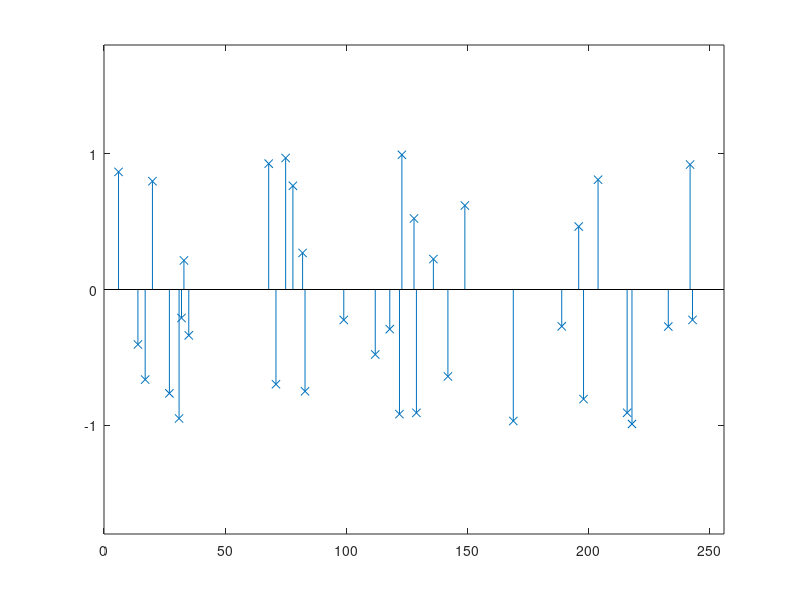
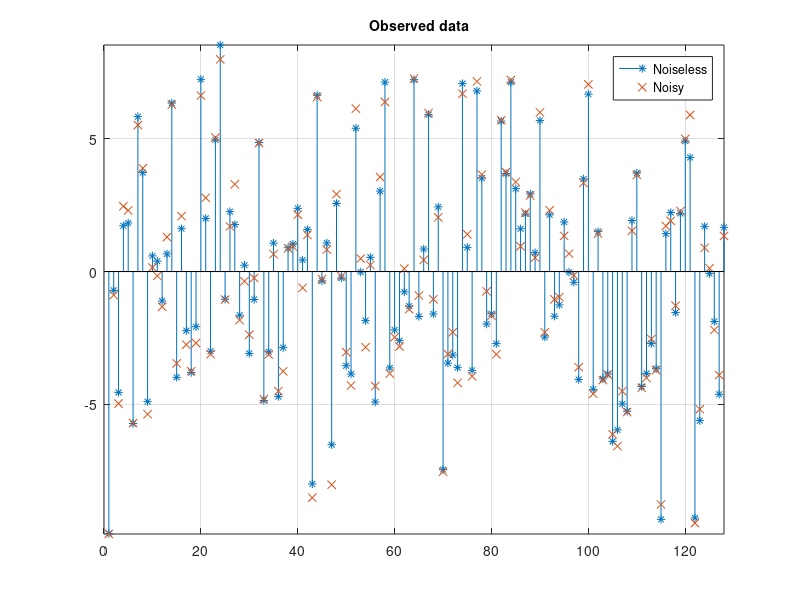

Reproduce these figures in MATLAB, in order. (Note: this script raises an error after producing the figures.)
%-----------------------------------------------------------------
% This script provides an example of how to use the FBS  and IRL1 
% algorithms to solve the CEL0 penalized least squares problem.
%
% -- Emmanuel Soubies (2015)
%-----------------------------------------------------------------
clear all; close all; clc;

% -- Parameters for generation
M=128;   % size of the measured vector
N=256;   % size of the unknown signal
K=35;    % number of non-zero values in the generated signal
sig=0.5;   % noise standard deviation
cmplx=0;   % Complex values
alg='irl1';% Algorithm: 'fbs' -> Forward Backward Splitting 
		   %            'irl1'-> Iteratively Reweighted-L1 algorithm
% - Set the seed-number (for reproductibility)
rand('state', 1);
randn('state', 1);

%%%%%%%%%%%%%%%%%%%%
%% Data generation (Real)
%%%%%%%%%%%%%%%%%%%%
if ~cmplx
    A=randn(M,N);                                   % Mixture matrix
    x=zeros(N,1);                                   % Signal
    sel = randperm(N); sel = sel(1:K);              % Location of the non-zero entries
    x(sel) = sign(randn(K,1)) .* (1-.8*rand(K,1));  % set the non-zeros values randomly such that their amplitude is greater than 0.2
    h=figure; ind=find(abs(x)>eps); stem(ind,x(ind),'x'); hold all; axis([0 N -1.8 1.8]);
    %
    y=A*x + randn(M,1)*sig;                         % Measurements vector
    figure; stem(A*x,'*'); hold all; stem(y,'x','LineStyle','none'); grid; axis([0 M min(min(A*x),min(y)) max(max(A*x),max(y))]);
    legend('Noiseless','Noisy');title('\fontsize{14} \it \bf Observed data');
end

%%%%%%%%%%%%%%%%%%%%
%% Data generation (Complex)
%%%%%%%%%%%%%%%%%%%%
if cmplx
    A=randn(M,N)+1i*randn(M,N);          % Mixture matrix
    x=zeros(N,1);                        % Signal
    sel = randperm(N); sel = sel(1:K);   % Location of the non-zero entries
    x(sel) = randn(K,1) + 1i*randn(K,1);              % set the non-zeros values randomly ... 
    x(sel) = x(sel)./abs(x(sel)) .* (1-.8*rand(K,1)); % ... such that their amplitude is greater than 0.2
    h=figure; ind=find(abs(x)>eps); stem(ind,real(x(ind)),'xb'); hold on;  stem(ind,imag(x(ind)),'xr'); axis([0 N -1.8 1.8]);
    %
    y=A*x + randn(M,1)*sig + 1i*randn(M,1)*sig;       % Measurements vector
    figure; stem(real(A*x),'*b'); hold on; stem(imag(A*x),'*r'); stem(real(y),'xb','LineStyle','none'); stem(imag(y),'xr','LineStyle','none'); grid; axis([0 M -max(max(abs(A*x)),min(abs(y))) max(max(abs(A*x)),max(abs(y)))]);
    legend('Noiseless Real','Noiseless Imag','Noisy Real','Noisy Imag');title('\fontsize{14} \it \bf Observed data');
end
%%%%%%%%%%%%%%%%%
%% Optimization
%%%%%%%%%%%%%%%%%
% -- Parameters
% Functional
if cmplx
    lamb=2;  % lambda parameter of the CEL0 penalty
else
    lamb=1;
end
% Algo
params.verbose=1;       % to display the iterations evolution (otherwise put 0)
params.maxiter=1000;    % maximal number of iterations
params.xTol=1e-5;       % tolerance on the relative difference of x between two successive iterations
params.FTol=1e-5;       % tolerance on the relative difference  cost function value between two successive iterations
params.gpu=0;           % put 1 to run th code on gpu (requires the Parallel Computing Toolbox)
x0=zeros(size(x));      % initialization of the algorithm to 0

% -- Construct the linear operator from the matrix A
Op=OperatorFromMatrix(A);

% -- Construct the Least-Squares functional (Data term)
F=FuncLeastSquares(Op,y);
params.gam=1/F.lip;    % gamma parameter of the FBS algorithm (must be < to 1/L where L=||A^t*A||, it is given by the 
					   % field nAtA of the operator

% -- Construct the CEL0 penalty
P=FuncCEL0(Op.nai',lamb,[]);

% -- Minimization of F + P
if strcmp(alg,'fbs')
	% with the FBS algorithm
	[xopt,infos]=AlgoFBS(x0,F,P,1,params);
elseif strcmp(alg,'irl1')
	% with the IRL1 algorithm
	params.G=1;
	[xopt,infos]=AlgoIRL1(x0,F,P,1,params);
end

% -- Plots results
if ~cmplx
   	figure(h); ind=find(abs(xopt)>eps); stem(ind,xopt(ind),'o');grid;
   	legend('True signal','Estimated signal');
else
   	figure(h); ind=find(abs(xopt)>eps); stem(ind,real(xopt(ind)),'om','LineStyle','none'); stem(ind,imag(xopt(ind)),'dk','LineStyle','none');grid;
   	legend('True signal (real)','True signal (imag)','Estimated signal (real)','Estimated signal (imag)');
end

% -- Plot cost function
figure;
plot(infos.objFun()); xlabel('Iterations'); ylabel('Cost function'); grid;
% -- Display algorithm output infos
infos
